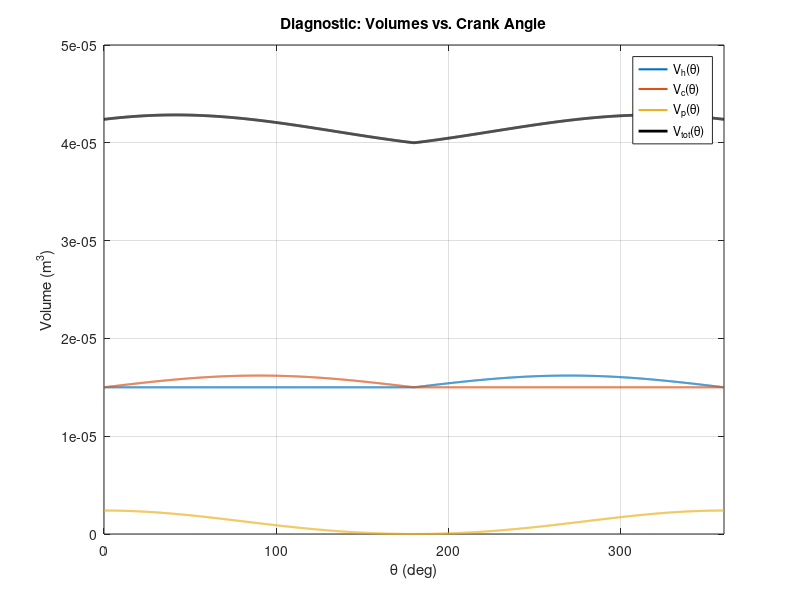

MATLAB code for this plot:
function main
% Stirling Engine Analysis & Flywheel Design — Step 1 (Scaffold + Volumes)
% One-file submission; all helpers are local functions below.
% After this step: volumes are validated and a diagnostic figure is saved.

  format compact
  rng(0);                                % reproducibility
  OUTDIR = fullfile(pwd,'outputs');
  if ~exist(OUTDIR,'dir'), mkdir(OUTDIR); end

  % Phase 0 — Scope & Guardrails  %
  spec = spec_from_tableB_placeholder(); % TODO: replace with real Table B.1 later
  const.f     = spec.RPM/60;
  const.omega = 2*pi*const.f;

  % Assumptions (boolean flags kept for clarity; not all used yet)
  assume.idealGas     = true;
  assume.isothermal   = true;
  assume.perfectRegen = true;
  assume.uniformP     = true;
  assume.noFriction   = true;

  % Temperatures (K) — baseline, adjust as needed
  T.Th = 700;      % hot space
  T.Tc = 300;      % cold space
  T.Tr = 500;      % regenerator

  % Gas (air as baseline)
  gas.R = 287;     % J/(kg·K)
  gas.m = 1.0e-2;  % kg (tunable later once we set a target pressure)

  % Geometry (beta-type baseline; ensures L >= 2r for slider-crank domain)
  geom = defaultGeometry();
  geom.R  = gas.R;
  geom.m  = gas.m;
  geom.Vr = 1.00e-5;    % regenerator volume (m^3)

  assert(geom.L >= 2*geom.r, 'Geometry domain error: require L >= 2r for slider-crank.');

  % Angle grid (high resolution to avoid numerical noise downstream)
  theta = linspace(0,2*pi,2001).';   % Nx1 radians
  deg   = theta * 180/pi;            % for plotting convenience

  banner(spec, assume, T, gas, geom, OUTDIR);

  % Phase 1 — Kinematics → Volumes(θ) %
  [Vh, Vc, Vtot, Vp, Vs] = volumes(theta, geom);

  % Basic hygiene checks
  assert(all(Vh  > 0), 'Negative hot volume detected. Increase Vh0 or adjust geometry.');
  assert(all(Vc  > 0), 'Negative cold volume detected. Increase Vc0 or adjust geometry.');
  assert(all(Vtot> 0), 'Negative total volume detected. Check clearances and piston geometry.');

  % Quick summary
  fprintf('Volumes (m^3): Vtot_min=%.3e, Vtot_max=%.3e, stroke ΔV=%.3e\n', ...
          min(Vtot), max(Vtot), max(Vtot)-min(Vtot));

  % Diagnostic plot (helps validate shapes before we do thermodynamics)
  plot_volumes(deg, Vh, Vc, Vp, Vtot, OUTDIR);

  % Next steps (in following messages): pressure, PV loop, torque/power, energy/J, speed ripple, phase sweep.
end

% ======================= LOCAL FUNTIONS =======================

function spec = spec_from_tableB_placeholder()
% Placeholder for course specs (Table B.1) — update later with the real values.
  spec.RPM = 600;      % target operating speed
  spec.Cs  = 0.02;     % allowable speed fluctuation (fractional), e.g., 2%
  % Add target power or other limits here when you have Table B.1
end

function geom = defaultGeometry()
% Baseline beta-type geometry and clearances (SI units)
  geom.r    = 0.010;      % crank radius [m]
  geom.L    = 0.060;      % conrod length [m]  (>= 2r)
  geom.A_p  = 1.20e-4;    % power piston area [m^2]
  geom.A_d  = 1.20e-4;    % displacer projected area [m^2]
  geom.Vh0  = 1.50e-5;    % hot clearance volume [m^3]
  geom.Vc0  = 1.50e-5;    % cold clearance volume [m^3]
  geom.phi  = deg2rad(90);% displacer leads power piston [rad]
end

function [Vh, Vc, Vtot, Vp, Vs] = volumes(theta, g)
% Compute hot/cold/total volumes for a beta-type Stirling with:
% - Exact slider-crank for power piston displacement (x_p)
% - Sinusoidal displacer (x_d) that shuttles volume between hot and cold
%
% Outputs are Nx1 arrays matching theta.

  theta = ensure_col(theta);

  % % % Power piston slider-crank position (exact) % % %
  % Geometry in-line with standard slider-crank: x increases with cosine
  % Choose reference so minimum x_p = 0 (so Vp is purely additional volume)
  xp = g.r*cos(theta) + sqrt(max(g.L^2 - (g.r*sin(theta)).^2, 0));
  xp = xp - min(xp);          % shift so min(xp) = 0
  Vp = g.A_p * xp;            % power-piston contributed volume (always >= 0)

  % --- Displacer sinusoid (shuttle volume) ---
  % Positive Vs adds to hot; negative adds to cold.
  xd = g.r * cos(theta + g.phi);  % signed displacement
  Vs = g.A_d * xd;                % signed "shuttle" volume

  % Split shuttle between hot/cold spaces with clearances
  Vh = g.Vh0 + max(Vs, 0);
  Vc = g.Vc0 + max(-Vs,0);

  % Regenerator is constant volume; total is sum of compartments + piston
  Vtot = Vh + Vc + Vp + g.Vr;
end

function plot_volumes(deg, Vh, Vc, Vp, Vtot, OUTDIR)
% Save a diagnostic figure to validate kinematics/volumes before thermo.
  f = figure('Color','w'); hold on; grid on;
  plot(deg, Vh,  'LineWidth',1.5, 'DisplayName','V_h(\theta)');
  plot(deg, Vc,  'LineWidth',1.5, 'DisplayName','V_c(\theta)');
  plot(deg, Vp,  'LineWidth',1.5, 'DisplayName','V_p(\theta)');
  plot(deg, Vtot,'k','LineWidth',2.0, 'DisplayName','V_{tot}(\theta)');
  xlabel('\theta (deg)'); ylabel('Volume (m^3)');
  title('Diagnostic: Volumes vs. Crank Angle');
  xlim([0 360]);
  legend('Location','best'); box on;
  fn = fullfile(OUTDIR, 'Fig0_Volumes.png');
  saveas(f, fn);
  fprintf('Saved diagnostic figure: %s\n', fn);
end

function x = ensure_col(x)
  if isrow(x), x = x.'; end
end

function banner(spec, assume, T, gas, geom, OUTDIR)
  fprintf('--- Stirling Engine Project (Step 1: Scaffold + Volumes) ---\n');
  fprintf('OUTDIR: %s\n', OUTDIR);
  fprintf('Specs: RPM=%g, Cs(target)=%.3f\n', spec.RPM, spec.Cs);
  fprintf('Temps [K]: Th=%g, Tc=%g, Tr=%g\n', T.Th, T.Tc, T.Tr);
  fprintf('Gas: R=%.1f J/(kg·K), m=%.3e kg\n', gas.R, gas.m);
  fprintf('Geom: r=%.3f m, L=%.3f m, A_p=%.2e m^2, A_d=%.2e m^2\n', ...
          geom.r, geom.L, geom.A_p, geom.A_d);
  fprintf('Clearances: Vh0=%.2e m^3, Vc0=%.2e m^3, Vr=%.2e m^3\n', ...
          geom.Vh0, geom.Vc0, geom.Vr);
  fprintf('Phase lead (phi): %.1f deg\n', geom.phi*180/pi);
  fprintf('Assumptions: idealGas=%d, isothermal=%d, perfectRegen=%d, uniformP=%d, noFriction=%d\n', ...
          assume.idealGas, assume.isothermal, assume.perfectRegen, assume.uniformP, assume.noFriction);
  fprintf('-----------------------------------------------------------\n');
end
